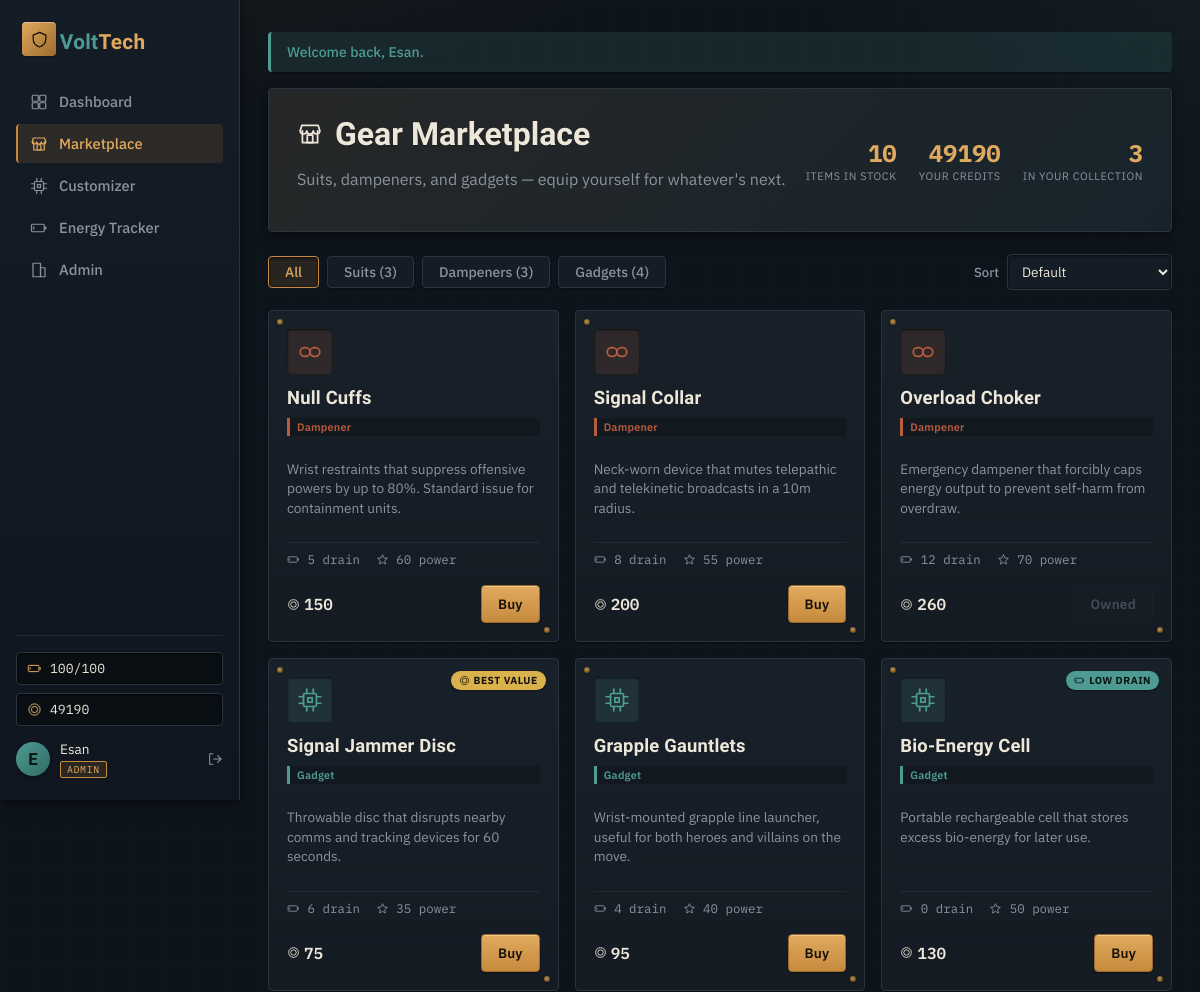
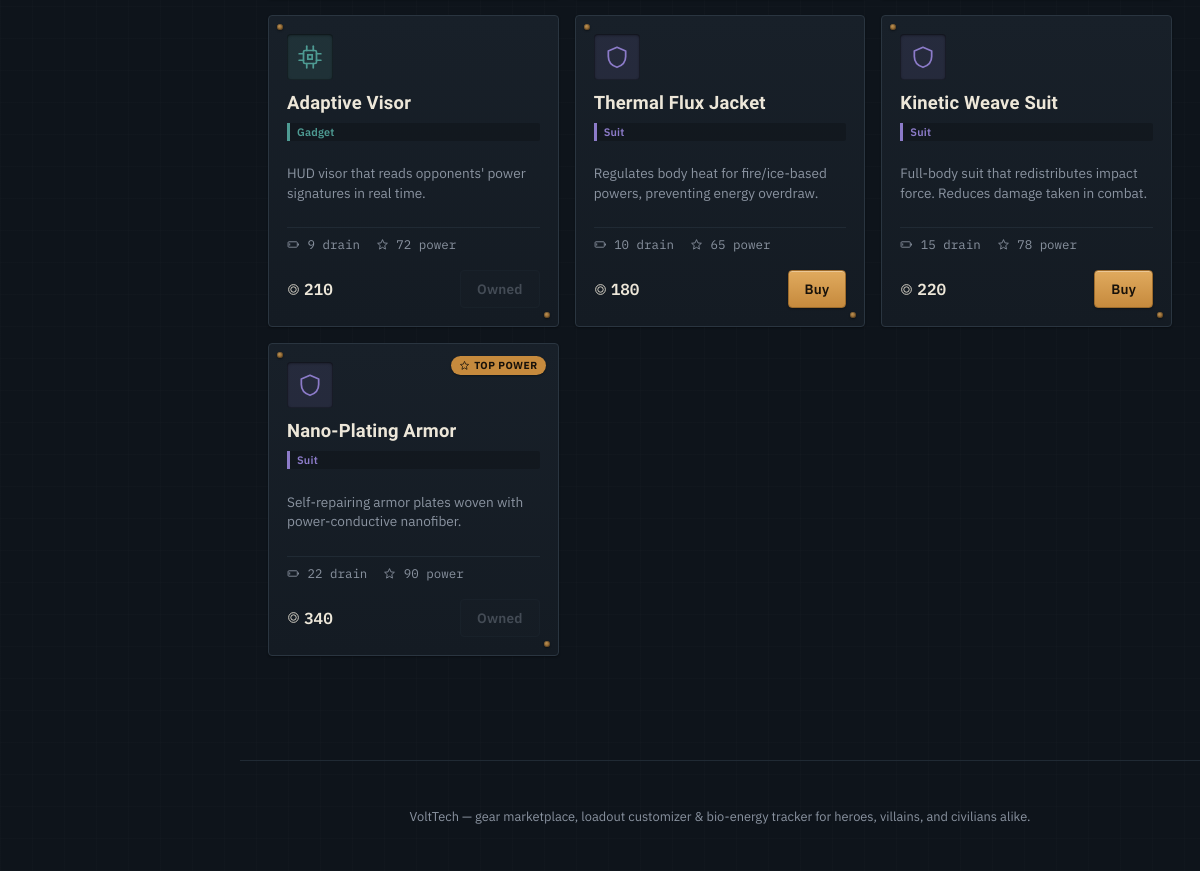
Screenshot of /marketplace.php (signed in) with the database file from the repository (2 pictures, top to bottom).
### tables this page shows
CREATE TABLE users (
            id INTEGER PRIMARY KEY AUTOINCREMENT,
            username TEXT UNIQUE NOT NULL,
            password_hash TEXT NOT NULL,
            role TEXT NOT NULL DEFAULT 'hero',
            credits INTEGER NOT NULL DEFAULT 500,
            max_energy INTEGER NOT NULL DEFAULT 100,
            current_energy INTEGER NOT NULL DEFAULT 100,
            created_at TEXT NOT NULL DEFAULT CURRENT_TIMESTAMP
        , api_token TEXT);

CREATE TABLE gear (
            id INTEGER PRIMARY KEY AUTOINCREMENT,
            name TEXT NOT NULL,
            category TEXT NOT NULL,      -- suit | dampener | gadget
            description TEXT NOT NULL,
            price INTEGER NOT NULL,
            energy_cost INTEGER NOT NULL, -- energy drained per equip
            power_rating INTEGER NOT NULL, -- 1-100 flavor stat
            icon TEXT NOT NULL DEFAULT ''
        );

### config/database.php (called while the page is built, shortened)
<?php
function getDB(): PDO {
    static $pdo = null;
    if ($pdo !== null) {
        return $pdo;
    }
    $dbPath = __DIR__ . '/../data/powerforge.sqlite';
    $pdo = new PDO('sqlite:' . $dbPath);
    $pdo->setAttribute(PDO::ATTR_ERRMODE, PDO::ERRMODE_EXCEPTION);
    $pdo->setAttribute(PDO::ATTR_DEFAULT_FETCH_MODE, PDO::FETCH_ASSOC);
    $pdo->exec('PRAGMA foreign_keys = ON');
    ensureApiTokenColumn($pdo);
    return $pdo;
}
function ensureApiTokenColumn(PDO $pdo): void {
    $cols = $pdo->query("PRAGMA table_info(users)")->fetchAll();
}

### marketplace.php (the view, shortened to what this page needs)
<?php
require_once __DIR__ . '/includes/auth.php';
$user = requireLogin();
$db = getDB();
$category = $_GET['category'] ?? 'all';
$sort = $_GET['sort'] ?? 'default';
$orderBy = match ($sort) {
    'price_asc'  => 'price ASC',
    'price_desc' => 'price DESC',
    'power_desc' => 'power_rating DESC',
    default      => 'category, price',
};
$sql = "SELECT * FROM gear";
$params = [];
$sql .= " ORDER BY {$orderBy}";
$stmt = $db->prepare($sql);
$stmt->execute($params);
$items = $stmt->fetchAll();
$allItems = $db->query("SELECT * FROM gear")->fetchAll();
$ownedStmt = $db->prepare("SELECT gear_id FROM inventory WHERE user_id = ?");
$ownedStmt->execute([$user['id']]);
$ownedIds = array_column($ownedStmt->fetchAll(), 'gear_id');
$topPowerItem = null;
$bestValueItem = null;
$lowDrainItem = null;
foreach ($allItems as $it) {
    if (!$topPowerItem || $it['power_rating'] > $topPowerItem['power_rating']) {
        $topPowerItem = $it;
    }
    $ratio = $it['power_rating'] > 0 ? $it['price'] / $it['power_rating'] : PHP_FLOAT_MAX;
    $bestRatio = $bestValueItem ? ($bestValueItem['price'] / max(1, $bestValueItem['power_rating'])) : PHP_FLOAT_MAX;
    if (!$bestValueItem || $ratio < $bestRatio) {
        $bestValueItem = $it;
    }
    if (!$lowDrainItem || $it['energy_cost'] < $lowDrainItem['energy_cost']) {
        $lowDrainItem = $it;
    }
}
$categoryCounts = ['suit' => 0, 'dampener' => 0, 'gadget' => 0];
foreach ($allItems as $it) {
    $categoryCounts[$it['category']] = ($categoryCounts[$it['category']] ?? 0) + 1;
}
require __DIR__ . '/includes/header.php';
function gearBadge(array $item, $topPowerItem, $bestValueItem, $lowDrainItem): ?array {
    if ($topPowerItem && $item['id'] === $topPowerItem['id']) {
        return ['label' => 'Top Power', 'class' => 'badge-power', 'icon' => 'icon-star'];
    }
    if ($bestValueItem && $item['id'] === $bestValueItem['id']) {
        return ['label' => 'Best Value', 'class' => 'badge-value', 'icon' => 'icon-coin'];
    }
    if ($lowDrainItem && $item['id'] === $lowDrainItem['id']) {
        return ['label' => 'Low Drain', 'class' => 'badge-drain', 'icon' => 'icon-battery'];
    }
    return null;
}
?>
<div class="shop-hero">
    <div class="shop-hero-text">
        <h1><?= icon('icon-store', 'icon icon-lg') ?> Gear Marketplace</h1>
        <p class="muted">Suits, dampeners, and gadgets — equip yourself for whatever's next.</p>
    </div>
    <div class="shop-hero-stats">
        <div class="shop-stat">
            <span class="shop-stat-value"><?= count($allItems) ?></span>
            <span class="shop-stat-label">Items in Stock</span>
        </div>
        <div class="shop-stat">
            <span class="shop-stat-value"><?= (int)$user['credits'] ?></span>
            <span class="shop-stat-label">Your Credits</span>
        </div>
        <div class="shop-stat">
            <span class="shop-stat-value"><?= count($ownedIds) ?></span>
            <span class="shop-stat-label">In Your Collection</span>
        </div>
    </div>
</div>
<div class="shop-controls">
    <div class="filter-bar">
        <a href="marketplace.php?<?= http_build_query(array_filter(['sort' => $sort !== 'default' ? $sort : null])) ?>" class="chip <?= $category === 'all' ? 'chip-active' : '' ?>">All</a>
        <a href="marketplace.php?<?= http_build_query(array_filter(['category' => 'suit', 'sort' => $sort !== 'default' ? $sort : null])) ?>" class="chip <?= $category === 'suit' ? 'chip-active' : '' ?>">Suits (<?= $categoryCounts['suit'] ?>)</a>
        <a href="marketplace.php?<?= http_build_query(array_filter(['category' => 'dampener', 'sort' => $sort !== 'default' ? $sort : null])) ?>" class="chip <?= $category === 'dampener' ? 'chip-active' : '' ?>">Dampeners (<?= $categoryCounts['dampener'] ?>)</a>
        <a href="marketplace.php?<?= http_build_query(array_filter(['category' => 'gadget', 'sort' => $sort !== 'default' ? $sort : null])) ?>" class="chip <?= $category === 'gadget' ? 'chip-active' : '' ?>">Gadgets (<?= $categoryCounts['gadget'] ?>)</a>
    </div>
    <form method="get" class="sort-form">
        <label class="sort-label">
            Sort
            <select name="sort" onchange="this.form.submit()">
                <option value="default" <?= $sort === 'default' ? 'selected' : '' ?>>Default</option>
            </select>
        </label>
    </form>
</div>
<div class="grid">
    <?php foreach ($items as $item): $isOwned = in_array($item['id'], $ownedIds); $badge = gearBadge($item, $topPowerItem, $bestValueItem, $lowDrainItem); ?>
    <div class="card">
        <?php if ($badge): ?>
        <div class="card-badge <?= $badge['class'] ?>"><?= icon($badge['icon'], 'icon icon-xs') ?> <?= h($badge['label']) ?></div>
        <?php endif; ?>
        <div class="card-icon card-icon-<?= h($item['category']) ?>"><?= icon(categoryIcon($item['category']), 'icon icon-lg') ?></div>
        <h3><?= h($item['name']) ?></h3>
        <span class="tag tag-<?= h($item['category']) ?>"><?= h($item['category']) ?></span>
        <p class="card-desc"><?= h($item['description']) ?></p>
        <div class="card-stats">
            <span><?= icon('icon-battery', 'icon icon-xs') ?> <?= (int)$item['energy_cost'] ?> drain</span>
            <span><?= icon('icon-star', 'icon icon-xs') ?> <?= (int)$item['power_rating'] ?> power</span>
        </div>
        <div class="card-footer">
            <span class="price"><?= icon('icon-coin', 'icon icon-xs') ?> <?= (int)$item['price'] ?></span>
            <?php if ($isOwned): ?>
                <button class="btn btn-owned" disabled>Owned</button>
            <?php else: ?>
                <form method="post">
                    <button type="submit" class="btn btn-primary" <?= $user['credits'] < $item['price'] ? 'disabled' : '' ?>>Buy</button>
                </form>
            <?php endif; ?>
        </div>
    </div>
    <?php endforeach; ?>
</div>
<?php require __DIR__ . '/includes/footer.php'; ?>

### includes/header.php (shortened to what this page needs)
<?php
$user = $user ?? currentUser();
$currentPage = basename($_SERVER['PHP_SELF']);
$navItems = [
    'index.php'        => ['label' => 'Dashboard',      'icon' => 'icon-grid'],
    'marketplace.php'   => ['label' => 'Marketplace',    'icon' => 'icon-store'],
    'customizer.php'    => ['label' => 'Customizer',     'icon' => 'icon-cpu'],
    'tracker.php'       => ['label' => 'Energy Tracker', 'icon' => 'icon-battery'],
];
?>
<!DOCTYPE html>
<html lang="en">
<head>
<link rel="stylesheet" href="css/style.css">
</head>
<body>
<div class="app-shell">
    <?php if ($user): ?>
    <aside class="sidebar">
        <a href="index.php" class="brand">
            <span class="brand-mark"><?= icon('icon-shield', 'icon') ?></span>
            <span class="brand-word">Volt<b>Tech</b></span>
        </a>
        <nav class="side-nav">
            <?php foreach ($navItems as $href => $item): ?>
            <a href="<?= $href ?>" class="<?= $currentPage === $href ? 'active' : '' ?>">
                <?= icon($item['icon'], 'icon') ?><span><?= $item['label'] ?></span>
            </a>
            <?php endforeach; ?>
            <?php if ($user['role'] === 'admin'): ?>
            <a href="admin.php" class="<?= $currentPage === 'admin.php' ? 'active' : '' ?>">
                <?= icon('icon-building', 'icon') ?><span>Admin</span>
            </a>
            <?php endif; ?>
        </nav>
        <div class="side-foot">
            <div class="side-stats">
                <div class="side-stat" title="Bio-Energy">
                    <?= icon('icon-battery', 'icon icon-sm') ?>
                    <span><?= (int)$user['current_energy'] ?>/<?= (int)$user['max_energy'] ?></span>
                </div>
                <div class="side-stat" title="Credits">
                    <?= icon('icon-coin', 'icon icon-sm') ?>
                    <span><?= (int)$user['credits'] ?></span>
                </div>
            </div>
            <div class="side-account">
                <div class="avatar"><?= h(strtoupper(substr($user['username'], 0, 1))) ?></div>
                <div class="side-account-text">
                    <span class="username"><?= h($user['username']) ?></span>
                    <span class="role-tag role-<?= h($user['role']) ?>"><?= h(ucfirst($user['role'])) ?></span>
                </div>
                <a href="logout.php" class="logout-link" title="Log out"><?= icon('icon-logout', 'icon icon-sm') ?></a>
            </div>
        </div>
    </aside>
    <?php endif; ?>
    <div class="main-column">
        <main class="page">
        <?php foreach (getFlashes() as $f): ?>
            <div class="flash flash-<?= h($f['type']) ?>"><?= h($f['msg']) ?></div>
        <?php endforeach; ?>

### includes/auth.php (shortened to what this page needs)
<?php
require_once __DIR__ . '/../config/database.php';
function currentUser(): ?array {
    $db = getDB();
    $stmt = $db->prepare("SELECT * FROM users WHERE id = ?");
    $stmt->execute([$_SESSION['user_id']]);
    $user = $stmt->fetch();
    return $user ?: null;
}
function requireLogin(): array {
    $user = currentUser();
    return $user;
}
function getFlashes(): array {
    $flashes = $_SESSION['flash'] ?? [];
    return $flashes;
}
function h(string $s): string {
    return htmlspecialchars($s, ENT_QUOTES, 'UTF-8');
}
function categoryIcon(string $category): string {
    return match ($category) {
        'suit'     => 'icon-shield',
        'dampener' => 'icon-link',
        'gadget'   => 'icon-cpu',
        default    => 'icon-cpu',
    };
}
function icon(string $name, string $class = 'icon'): string {
    return '<svg class="' . h($class) . '" aria-hidden="true"><use href="#' . h($name) . '"/></svg>';
}

### rows the page displays
users: current_energy "100", max_energy "100", credits "49190", username "E", username "Esan", role "ADMIN"
gear: name "Null Cuffs", category "Dampener", description "Wrist restraints that suppress offensive powers by up to 80%. Standard issue for containment units.", energy_cost "5", power_rating "60", price "150"
gear: name "Signal Collar", category "Dampener", description "Neck-worn device that mutes telepathic and telekinetic broadcasts in a 10m radius.", energy_cost "8", power_rating "55", price "200"
gear: name "Overload Choker", category "Dampener", description "Emergency dampener that forcibly caps energy output to prevent self-harm from overdraw.", energy_cost "12", power_rating "70", price "260", shows "Owned"
gear: label "BEST VALUE", name "Signal Jammer Disc", category "Gadget", description "Throwable disc that disrupts nearby comms and tracking devices for 60 seconds.", energy_cost "6", power_rating "35", price "75"
gear: name "Grapple Gauntlets", category "Gadget", description "Wrist-mounted grapple line launcher, useful for both heroes and villains on the move.", energy_cost "4", power_rating "40", price "95"
gear: label "LOW DRAIN", name "Bio-Energy Cell", category "Gadget", description "Portable rechargeable cell that stores excess bio-energy for later use.", energy_cost "0", power_rating "50", price "130"
gear: name "Adaptive Visor", category "Gadget", description "HUD visor that reads opponents' power signatures in real time.", energy_cost "9", power_rating "72", price "210", shows "Owned"
gear: name "Thermal Flux Jacket", category "Suit", description "Regulates body heat for fire/ice-based powers, preventing energy overdraw.", energy_cost "10", power_rating "65", price "180"
gear: name "Kinetic Weave Suit", category "Suit", description "Full-body suit that redistributes impact force. Reduces damage taken in combat.", energy_cost "15", power_rating "78", price "220"
gear: label "TOP POWER", name "Nano-Plating Armor", category "Suit", description "Self-repairing armor plates woven with power-conductive nanofiber.", energy_cost "22", power_rating "90", price "340", shows "Owned"

### other values shown
$item['label'] "Dashboard"
$item['label'] "Marketplace"
$item['label'] "Customizer"
$item['label'] "Energy Tracker"
$f['msg'] "Welcome back, Esan."
count($allItems) "10"
count($ownedIds) "3"
$categoryCounts['suit'] "3"
$categoryCounts['dampener'] "3"
$categoryCounts['gadget'] "4"
